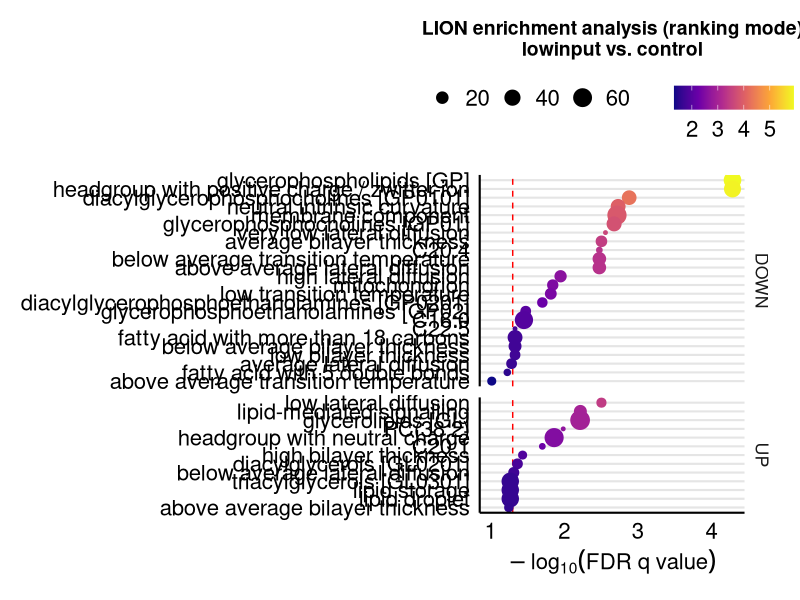

The R source for this figure:
library(ggplot2)
library(dplyr)
library(forcats)
library(tidyverse)


# your data frame
df <- read.csv("table/Linex2/LION-enrichment.csv")

# Filter p.value for <0.05
df <- df %>%
  filter(p.value < 0.05)


# add the –log10 metrics:
df2 <- df %>%
  mutate(
    logP = -log10(p.value),
    logQ = -log10(FDR.q.value),
    Description = fct_reorder(Discription, logP)     # so bigger dots are lower on the axis
  )

nature_theme <- theme_minimal(base_size = 16) +
  theme(
    plot.title     = element_text(
      size   = 14,
      face   = "bold",
      hjust  = 0.5,
      margin = margin(b = 10)
    ),
    axis.title.x   = element_text(
      size = 16,      # X‐axis title size
      face = "bold"
    ),
    axis.title.y   = element_text(
      size = 16,      # Y‐axis title size
      face = "bold"
    ),
    axis.text.x    = element_text(
      size = 16,      # X‐axis tick label size
      color = "black"
    ),
    axis.text.y    = element_text(
      size = 16,      # Y‐axis tick label size
      color = "black"
    ),
    axis.line      = element_line(color = "black"),
    panel.grid     = element_blank(),
    
    legend.position = "top",
    legend.title    = element_blank(),
    legend.text     = element_text(
      size = 16        # legend label size
    ),
    
    plot.margin    = margin(15, 15, 15, 15)
  )

lion_lipid <- ggplot(df2, aes(x=logQ, y=Description)) +
  # dashed line at FDR = 0.05 → –log10(0.05)
  geom_vline(xintercept = -log10(0.05), color="red", linetype="dashed") +
  # split into two facets by up/down
  facet_grid(Regulated ~ ., scales="free_y", space="free_y") +
  # dots sized by number of annotated lipids, colored by –log10(p)
  geom_point(aes(size=Annotated, color=logP)) +
  scale_color_viridis_c(
    name = expression(-log[10](p~value)),
    option = "C"
  ) +
  scale_size_continuous(name = "Annotated hits") +
  labs(
    x = expression(-log[10](FDR~q~value)),
    y = NULL,
    title = "LION enrichment analysis (ranking mode)\nlowinput vs. control"
  ) +
  nature_theme +
  theme(
    panel.grid.major.y = element_line(color = "grey90"),
    panel.grid.minor   = element_blank()
  )

# Save the plot
ggsave("fig/main/Fig1b_LION_enrichment.png",plot=last_plot(), width = 10, height = 10, dpi = 300, bg = "white")
